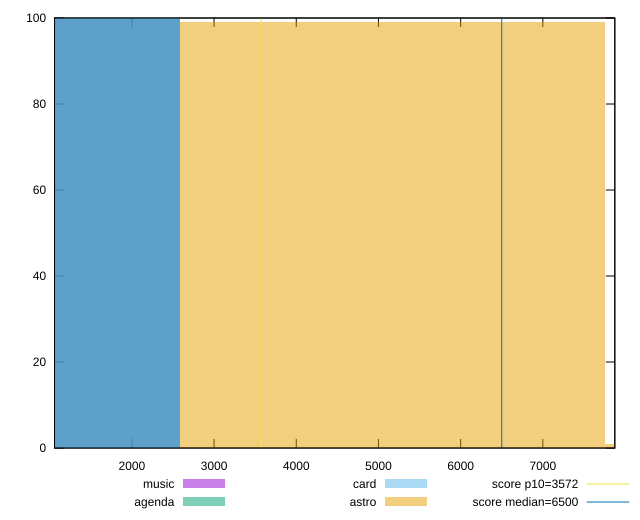

gnuplot code for this plot:
reset

$music <<EOF
0 100
EOF

$agenda <<EOF
0 100
EOF

$card <<EOF
0 100
EOF

$astro <<EOF
10342.732289050246 1
5171.366144525123 99
EOF

set key outside below
set boxwidth 5171.366144525123
set xrange [1059.1248:7875.785]
set yrange [0:100]
set trange [0:100]
set style fill transparent solid 0.5 noborder

set parametric
set terminal svg size 640, 520 enhanced background rgb 'white'
set output "reports/report_00031_2021-02-24T23-18-18.084Z/first-cpu-idle/comparison/histogram/all_raw.svg"

plot $music title "music" with boxes, \
     $agenda title "agenda" with boxes, \
     $card title "card" with boxes, \
     $astro title "astro" with boxes, \
     3572,t title "score p10=3572", \
     6500,t title "score median=6500"

reset
